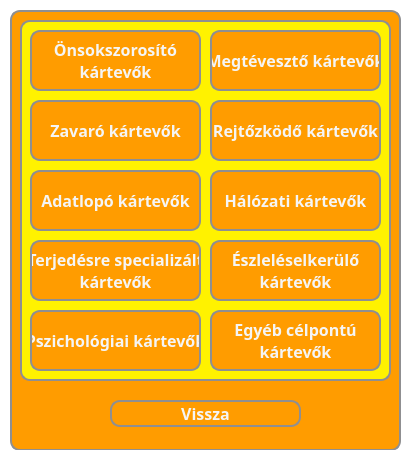
<?xml version="1.0" encoding="UTF-8"?>
<ui version="4.0">
 <class>learningGame</class>
 <widget class="QMainWindow" name="learningGame">
  <property name="geometry">
   <rect>
    <x>0</x>
    <y>0</y>
    <width>410</width>
    <height>472</height>
   </rect>
  </property>
  <property name="windowTitle">
   <string>Anyagok</string>
  </property>
  <property name="styleSheet">
   <string notr="true">* {
	background-color: white;
}</string>
  </property>
  <widget class="QWidget" name="centralwidget">
   <widget class="QWidget" name="widget_3" native="true">
    <property name="geometry">
     <rect>
      <x>10</x>
      <y>10</y>
      <width>391</width>
      <height>441</height>
     </rect>
    </property>
    <property name="styleSheet">
     <string notr="true">* {
	background-color: #FF9C00;
	border: 2px solid #8f8f91;
	border-radius: 10px;
	color: white;
	font-size: 16px;
	font-weight: bold;
}</string>
    </property>
    <widget class="QPushButton" name="backButton">
     <property name="geometry">
      <rect>
       <x>100</x>
       <y>390</y>
       <width>191</width>
       <height>27</height>
      </rect>
     </property>
     <property name="font">
      <font>
       <family>Corbel</family>
       <pointsize>-1</pointsize>
       <bold>true</bold>
      </font>
     </property>
     <property name="styleSheet">
      <string notr="true">* {
	background-color: #FF9C00;
	color: whitesmoke;
}

*:hover {
	background-color: #FFF200;
	color: #8f8f91;
}</string>
     </property>
     <property name="text">
      <string>Vissza</string>
     </property>
    </widget>
    <widget class="QWidget" name="widget_2" native="true">
     <property name="geometry">
      <rect>
       <x>10</x>
       <y>10</y>
       <width>371</width>
       <height>361</height>
      </rect>
     </property>
     <property name="styleSheet">
      <string notr="true">* {
	background-color: #FFF200;
	border: 2px solid #8f8f91;
	border-radius: 10px;
	color: white;
	font-size: 16px;
	font-weight: bold;
}</string>
     </property>
     <widget class="QPushButton" name="selfReplicating">
      <property name="geometry">
       <rect>
        <x>10</x>
        <y>10</y>
        <width>171</width>
        <height>61</height>
       </rect>
      </property>
      <property name="font">
       <font>
        <family>Corbel</family>
        <pointsize>-1</pointsize>
        <bold>true</bold>
       </font>
      </property>
      <property name="styleSheet">
       <string notr="true">* {
	background-color: #FF9C00;
	color: whitesmoke;
}

*:hover {
	background-color: #FFF200;
	color: #8f8f91;
}</string>
      </property>
      <property name="text">
       <string>Önsokszorosító
kártevők</string>
      </property>
     </widget>
     <widget class="QPushButton" name="deceptive">
      <property name="geometry">
       <rect>
        <x>190</x>
        <y>10</y>
        <width>171</width>
        <height>61</height>
       </rect>
      </property>
      <property name="font">
       <font>
        <family>Corbel</family>
        <pointsize>-1</pointsize>
        <bold>true</bold>
       </font>
      </property>
      <property name="styleSheet">
       <string notr="true">* {
	background-color: #FF9C00;
	color: whitesmoke;
}

*:hover {
	background-color: #FFF200;
	color: #8f8f91;
}</string>
      </property>
      <property name="text">
       <string>Megtévesztő kártevők</string>
      </property>
     </widget>
     <widget class="QPushButton" name="concealing">
      <property name="geometry">
       <rect>
        <x>190</x>
        <y>80</y>
        <width>171</width>
        <height>61</height>
       </rect>
      </property>
      <property name="font">
       <font>
        <family>Corbel</family>
        <pointsize>-1</pointsize>
        <bold>true</bold>
       </font>
      </property>
      <property name="styleSheet">
       <string notr="true">* {
	background-color: #FF9C00;
	color: whitesmoke;
}

*:hover {
	background-color: #FFF200;
	color: #8f8f91;
}</string>
      </property>
      <property name="text">
       <string>Rejtőzködő kártevők</string>
      </property>
     </widget>
     <widget class="QPushButton" name="nuisance">
      <property name="geometry">
       <rect>
        <x>10</x>
        <y>80</y>
        <width>171</width>
        <height>61</height>
       </rect>
      </property>
      <property name="font">
       <font>
        <family>Corbel</family>
        <pointsize>-1</pointsize>
        <bold>true</bold>
       </font>
      </property>
      <property name="styleSheet">
       <string notr="true">* {
	background-color: #FF9C00;
	color: whitesmoke;
}

*:hover {
	background-color: #FFF200;
	color: #8f8f91;
}</string>
      </property>
      <property name="text">
       <string>Zavaró kártevők</string>
      </property>
     </widget>
     <widget class="QPushButton" name="informationTheft">
      <property name="geometry">
       <rect>
        <x>10</x>
        <y>150</y>
        <width>171</width>
        <height>61</height>
       </rect>
      </property>
      <property name="font">
       <font>
        <family>Corbel</family>
        <pointsize>-1</pointsize>
        <bold>true</bold>
       </font>
      </property>
      <property name="styleSheet">
       <string notr="true">* {
	background-color: #FF9C00;
	color: whitesmoke;
}

*:hover {
	background-color: #FFF200;
	color: #8f8f91;
}</string>
      </property>
      <property name="text">
       <string>Adatlopó kártevők</string>
      </property>
     </widget>
     <widget class="QPushButton" name="networkBased">
      <property name="geometry">
       <rect>
        <x>190</x>
        <y>150</y>
        <width>171</width>
        <height>61</height>
       </rect>
      </property>
      <property name="font">
       <font>
        <family>Corbel</family>
        <pointsize>-1</pointsize>
        <bold>true</bold>
       </font>
      </property>
      <property name="styleSheet">
       <string notr="true">* {
	background-color: #FF9C00;
	color: whitesmoke;
}

*:hover {
	background-color: #FFF200;
	color: #8f8f91;
}</string>
      </property>
      <property name="text">
       <string>Hálózati kártevők</string>
      </property>
     </widget>
     <widget class="QPushButton" name="evading">
      <property name="geometry">
       <rect>
        <x>190</x>
        <y>220</y>
        <width>171</width>
        <height>61</height>
       </rect>
      </property>
      <property name="font">
       <font>
        <family>Corbel</family>
        <pointsize>-1</pointsize>
        <bold>true</bold>
       </font>
      </property>
      <property name="styleSheet">
       <string notr="true">* {
	background-color: #FF9C00;
	color: whitesmoke;
}

*:hover {
	background-color: #FFF200;
	color: #8f8f91;
}</string>
      </property>
      <property name="text">
       <string>Észleléselkerülő
kártevők</string>
      </property>
     </widget>
     <widget class="QPushButton" name="deliveryMechanism">
      <property name="geometry">
       <rect>
        <x>10</x>
        <y>220</y>
        <width>171</width>
        <height>61</height>
       </rect>
      </property>
      <property name="font">
       <font>
        <family>Corbel</family>
        <pointsize>-1</pointsize>
        <bold>true</bold>
       </font>
      </property>
      <property name="styleSheet">
       <string notr="true">* {
	background-color: #FF9C00;
	color: whitesmoke;
}

*:hover {
	background-color: #FFF200;
	color: #8f8f91;
}</string>
      </property>
      <property name="text">
       <string>Terjedésre specializált
kártevők</string>
      </property>
     </widget>
     <widget class="QPushButton" name="psychologicalBased">
      <property name="geometry">
       <rect>
        <x>10</x>
        <y>290</y>
        <width>171</width>
        <height>61</height>
       </rect>
      </property>
      <property name="font">
       <font>
        <family>Corbel</family>
        <pointsize>-1</pointsize>
        <bold>true</bold>
       </font>
      </property>
      <property name="styleSheet">
       <string notr="true">* {
	background-color: #FF9C00;
	color: whitesmoke;
}

*:hover {
	background-color: #FFF200;
	color: #8f8f91;
}</string>
      </property>
      <property name="text">
       <string>Pszichológiai kártevők</string>
      </property>
     </widget>
     <widget class="QPushButton" name="otherTargeted">
      <property name="geometry">
       <rect>
        <x>190</x>
        <y>290</y>
        <width>171</width>
        <height>61</height>
       </rect>
      </property>
      <property name="font">
       <font>
        <family>Corbel</family>
        <pointsize>-1</pointsize>
        <bold>true</bold>
       </font>
      </property>
      <property name="styleSheet">
       <string notr="true">* {
	background-color: #FF9C00;
	color: whitesmoke;
}

*:hover {
	background-color: #FFF200;
	color: #8f8f91;
}</string>
      </property>
      <property name="text">
       <string>Egyéb célpontú
kártevők</string>
      </property>
     </widget>
    </widget>
   </widget>
  </widget>
  <widget class="QStatusBar" name="statusbar"/>
 </widget>
 <resources/>
 <connections/>
</ui>
